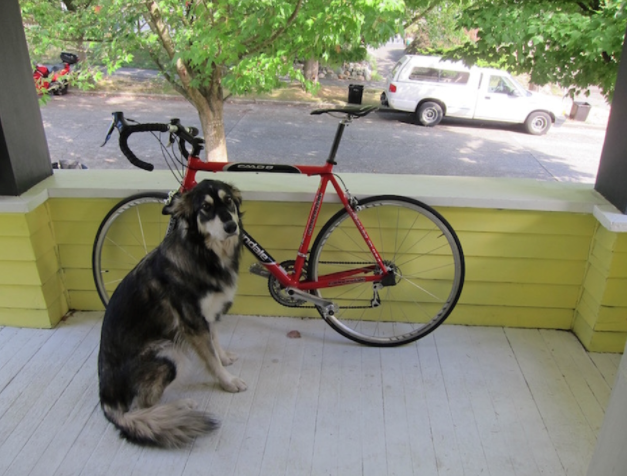
#> input picture content/dog.png, 627 x 476 px, given in place of video3.mp4, which was not available
$ python contour_detect.py
#> lines starting #> are read from the running program, lines starting #| are printed output that depends on the picture; after the words box and inside, x2 and y2 are one past the last pixel; in counts of white or black regions, pixels touching at a corner belong together; pictures that were not available may be replaced by others from this repository, and a replacement may not be noted
import cv2 as cv
import numpy as np

# Background Subtractor 객체 생성 (history 파라미터 조정)
backSub = cv.createBackgroundSubtractorKNN(history=500, dist2Threshold=400.0, detectShadows=False)

# 비디오 캡처 객체 생성
capture = cv.VideoCapture('./content/video3.mp4')

# 모폴로지 변형을 위한 커널 생성
kernel = cv.getStructuringElement(cv.MORPH_ELLIPSE, (5, 5))

# 첫 번째 프레임을 배경으로 초기화
ret, frame = capture.read()
#> frame is the input picture: shape (476, 627, 3); mean B, G, R 116.2, 136.6, 134.7
background = frame.copy()

# 이전 프레임 저장
prev_frame = cv.cvtColor(frame, cv.COLOR_BGR2GRAY)
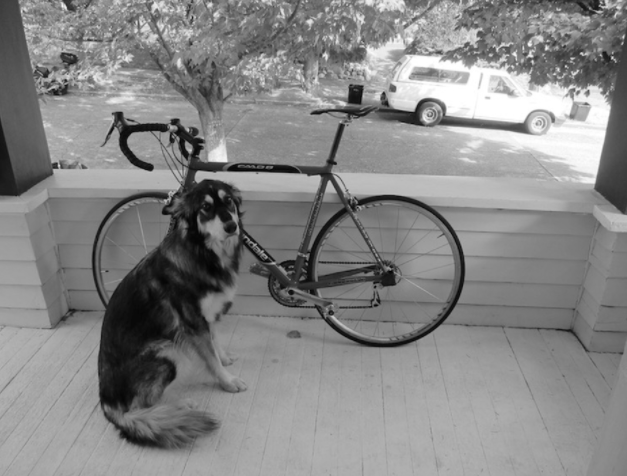
#> prev_frame: shape (476, 627); min 2, max 255, mean 133.7

# 프레임 간 차이 계산을 위한 임계값
motion_threshold = 5  # 임계값을 낮춰 작은 움직임도 감지

while True:
    ret, frame = capture.read()
    if frame is None:
        break

    # 현재 프레임을 그레이스케일로 변환
    gray_frame = cv.cvtColor(frame, cv.COLOR_BGR2GRAY)

    # 프레임 간 차이 계산
    frame_diff = cv.absdiff(prev_frame, gray_frame)
#> frame_diff: shape (476, 627); every value is 0
    motion_mask = cv.threshold(frame_diff, motion_threshold, 255, cv.THRESH_BINARY)[1]

    # 모션이 있을 때만 배경 모델 업데이트 및 포그라운드 마스크 생성
    fgMask = backSub.apply(frame)
#> fgMask: shape (476, 627); every value is 255

    # 모폴로지 변형을 통해 노이즈 제거
    fgMask_morph = cv.morphologyEx(fgMask, cv.MORPH_OPEN, kernel)

    # 외곽선 검출
    contours, _ = cv.findContours(fgMask_morph, cv.RETR_EXTERNAL, cv.CHAIN_APPROX_SIMPLE)
#> contours = [[[0, 0], [0, 475], [626, 475], [626, 0]]]

    # 모든 외곽선 내부를 배경으로 채움
    for contour in contours:
        if cv.contourArea(contour) > 3000:  # 작은 영역 무시
            # 외곽선 내부를 배경으로 채우기
            mask = np.zeros_like(frame)
            cv.drawContours(mask, [contour], -1, (255, 255, 255), -1)
            frame = cv.bitwise_and(frame, cv.bitwise_not(mask)) + cv.bitwise_and(background, mask)
#> this loop made 1 pass
#> contour on pass 1: [[0, 0], [0, 475], [626, 475], [626, 0]]
#> mask: shape (476, 627, 3); every value is 255

    # 배경 이미지 업데이트
    if cv.countNonZero(motion_mask) > 50:  # 작은 움직임도 감지하도록 조건 조정
        background = cv.addWeighted(background, 0.999, frame, 0.001, 0)

    # 외곽선을 빨간색으로 표시
    for contour in contours:
        if cv.contourArea(contour) > 3000:  # 작은 영역 무시
            cv.drawContours(frame, [contour], -1, (0, 0, 255), 2)
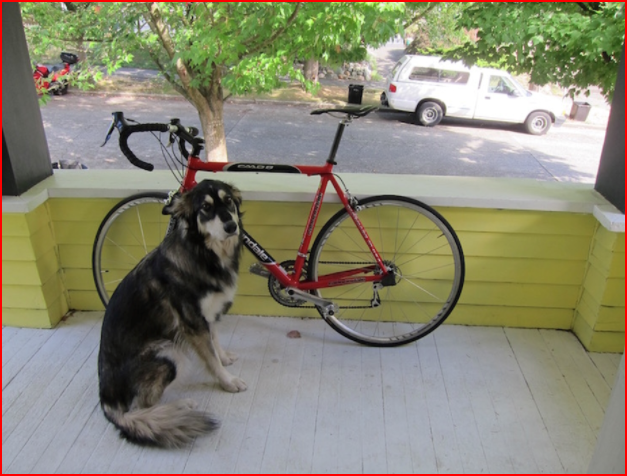
#> frame: shape (476, 627, 3); 1.47% of pixels changed, all inside (x1, y1, x2, y2) = (0, 0, 627, 476)

    # 프레임 번호를 현재 프레임에 표시
    cv.rectangle(frame, (10, 2), (100, 20), (255, 255, 255), -1)
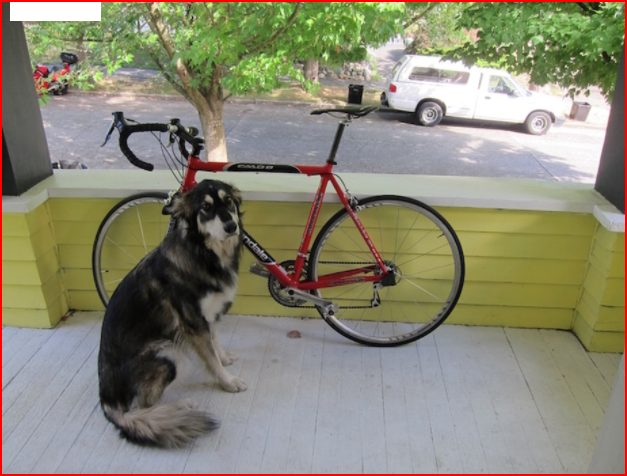
#> frame: shape (476, 627, 3); 0.58% of pixels changed, all inside (x1, y1, x2, y2) = (10, 2, 101, 21)
    cv.putText(frame, str(int(capture.get(cv.CAP_PROP_POS_FRAMES))), (15, 15),
               cv.FONT_HERSHEY_SIMPLEX, 0.5, (0, 0, 0))
#> frame: shape (476, 627, 3); 0.01% of pixels changed, all inside (x1, y1, x2, y2) = (17, 5, 25, 16)

    # 이전 프레임 업데이트
    prev_frame = gray_frame.copy()

    # 결과 프레임을 화면에 표시
    cv.imshow('Background Removed Video', frame)

    keyboard = cv.waitKey(1) & 0xFF
#> (key Esc is pressed here)
    if keyboard == 27:
        break

capture.release()
cv.destroyAllWindows()

$ run again, on content/teacher.png
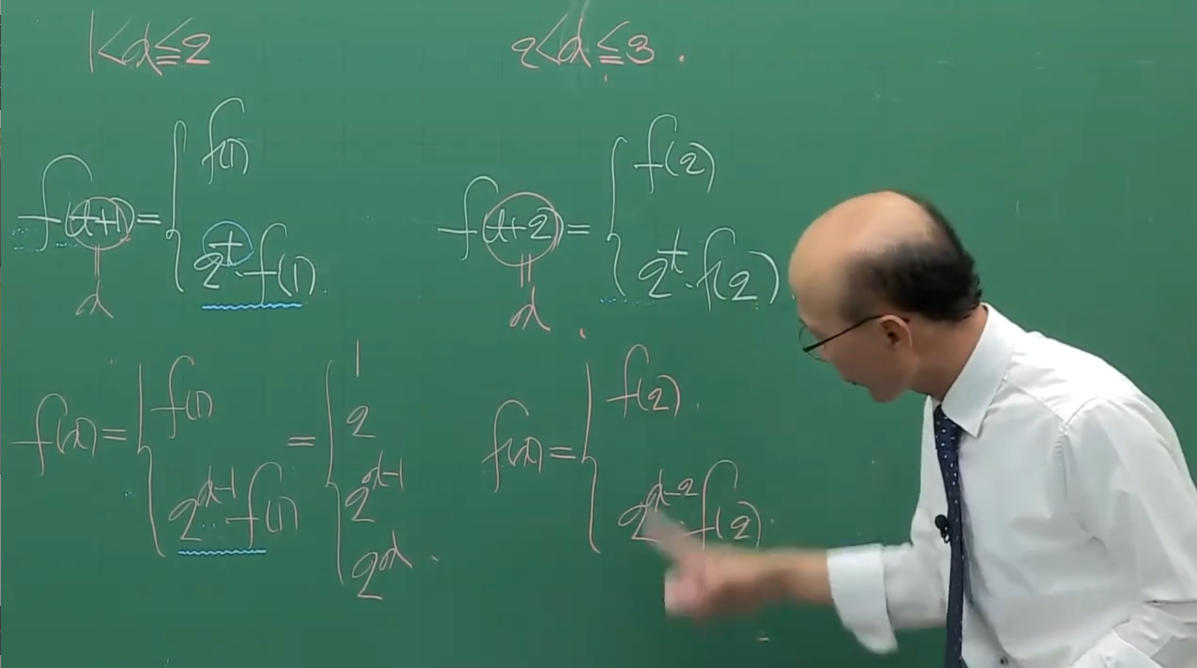
#> input picture content/teacher.png, 1197 x 668 px, given in place of video3.mp4, which was not available
#> frame is the input picture: shape (668, 1197, 3); mean B, G, R 105.6, 125.4, 79.6
#> `prev_frame = cv.cvtColor(frame, cv.COLOR_BGR2GRAY)`:
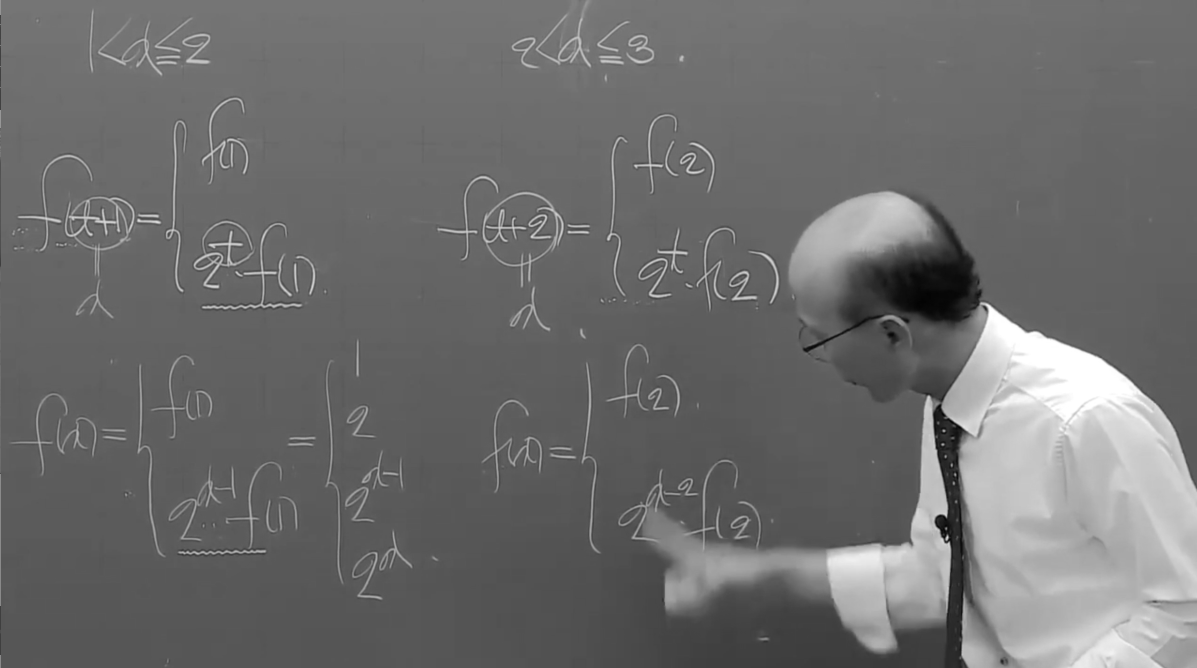
#> prev_frame: shape (668, 1197); min 3, max 255, mean 109.5
#> frame_diff: shape (668, 1197); every value is 0
#> fgMask: shape (668, 1197); every value is 255
#> contours = [[[0, 0], [0, 667], [1196, 667], [1196, 0]]]
#> the loop `for contour in contours:` made 1 pass
#> contour on pass 1: [[0, 0], [0, 667], [1196, 667], [1196, 0]]
#> `cv.rectangle(frame, (10, 2), (100, 20), (255, 255, 255), -1)`:
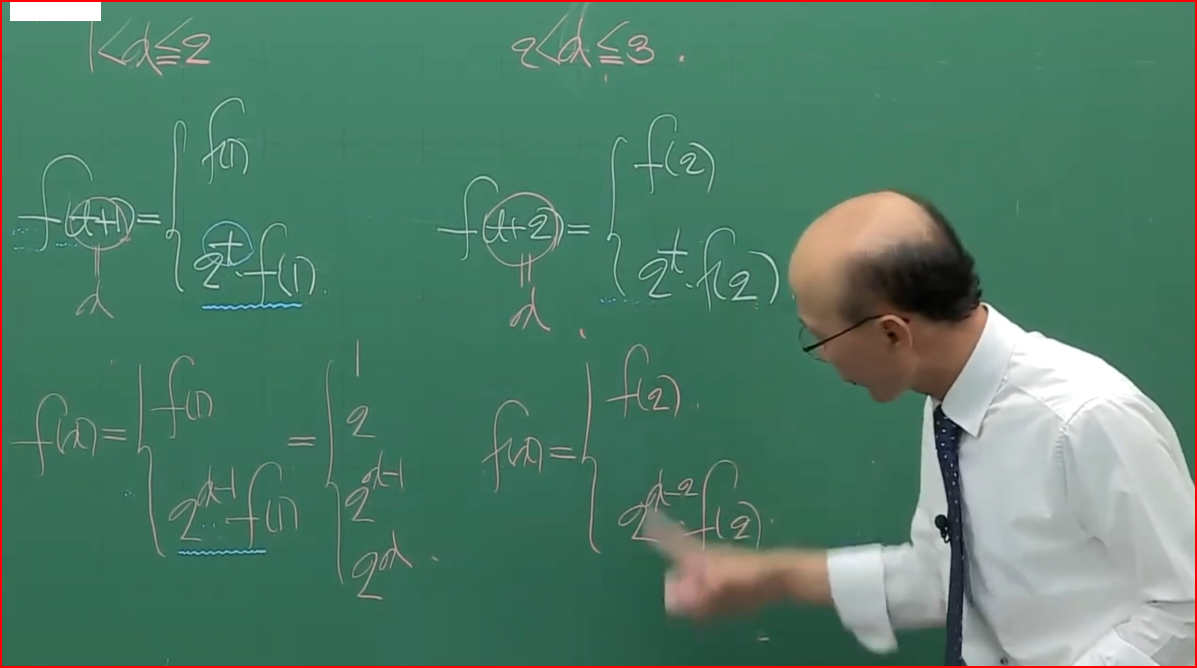
#> frame: shape (668, 1197, 3); mean B, G, R 105, 124.5, 81.6
